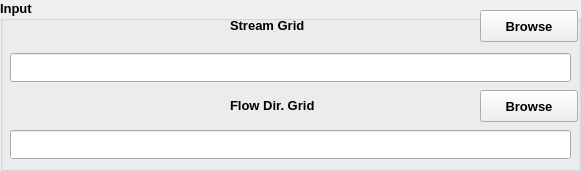
  <widget class="QGroupBox" name="groupBoxInput">
   <property name="geometry">
    <rect>
     <x>15</x>
     <y>17</y>
     <width>581</width>
     <height>171</height>
    </rect>
   </property>
   <property name="font">
    <font>
     <family>Arial</family>
     <pointsize>10</pointsize>
     <weight>75</weight>
     <bold>true</bold>
    </font>
   </property>
   <property name="title">
    <string>Input</string>
   </property>
   <widget class="QPushButton" name="pushButtonStreamGrids">
    <property name="geometry">
     <rect>
      <x>480</x>
      <y>10</y>
      <width>98</width>
      <height>32</height>
     </rect>
    </property>
    <property name="text">
     <string>Browse</string>
    </property>
    <property name="checkable">
     <bool>false</bool>
    </property>
    <property name="autoDefault">
     <bool>false</bool>
    </property>
    <property name="flat">
     <bool>false</bool>
    </property>
   </widget>
   <widget class="QLabel" name="textLabel1">
    <property name="geometry">
     <rect>
      <x>230</x>
      <y>10</y>
      <width>87</width>
      <height>31</height>
     </rect>
    </property>
    <property name="text">
     <string>Stream Grid</string>
    </property>
   </widget>
   <widget class="QLineEdit" name="lineEditStreamGrids">
    <property name="geometry">
     <rect>
      <x>10</x>
      <y>53</y>
      <width>561</width>
      <height>29</height>
     </rect>
    </property>
    <property name="font">
     <font>
      <pointsize>14</pointsize>
      <weight>75</weight>
      <bold>true</bold>
     </font>
    </property>
   </widget>
   <widget class="QLineEdit" name="lineEditFlowDirGrids">
    <property name="geometry">
     <rect>
      <x>10</x>
      <y>130</y>
      <width>561</width>
      <height>29</height>
     </rect>
    </property>
    <property name="font">
     <font>
      <pointsize>14</pointsize>
      <weight>75</weight>
      <bold>true</bold>
     </font>
    </property>
   </widget>
   <widget class="QPushButton" name="pushButtonFlowDirGrids">
    <property name="geometry">
     <rect>
      <x>480</x>
      <y>90</y>
      <width>98</width>
      <height>32</height>
     </rect>
    </property>
    <property name="text">
     <string>Browse</string>
    </property>
    <property name="checkable">
     <bool>false</bool>
    </property>
    <property name="autoDefault">
     <bool>false</bool>
    </property>
    <property name="flat">
     <bool>false</bool>
    </property>
   </widget>
   <widget class="QLabel" name="textLabel1_3">
    <property name="geometry">
     <rect>
      <x>230</x>
      <y>90</y>
      <width>87</width>
      <height>31</height>
     </rect>
    </property>
    <property name="text">
     <string>Flow Dir. Grid</string>
    </property>
   </widget>
  </widget>
